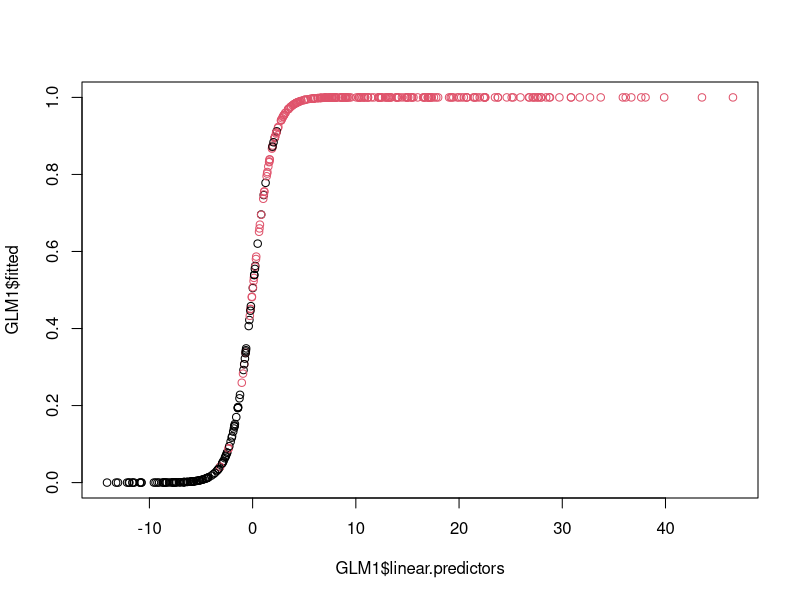
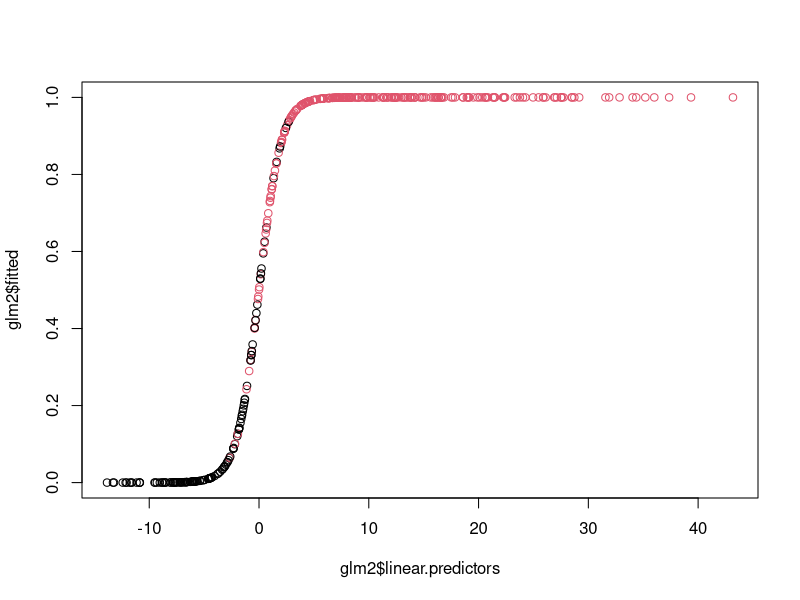
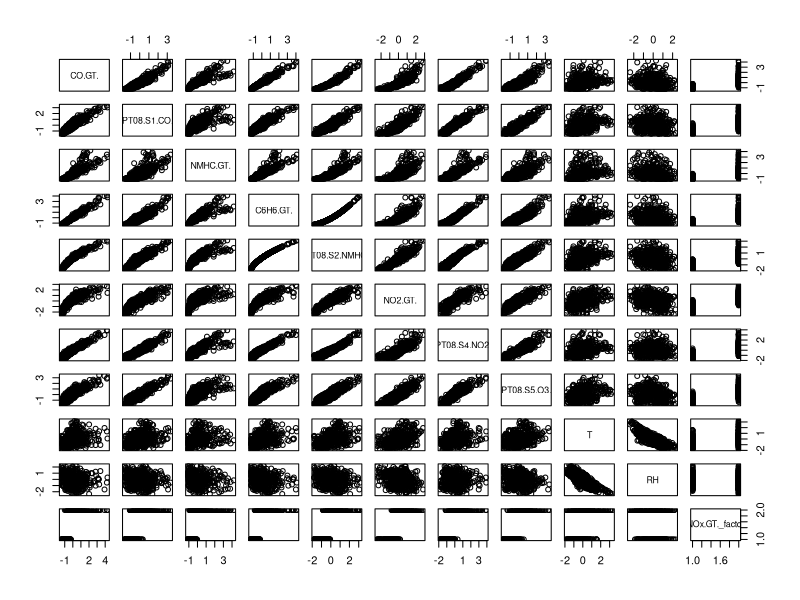
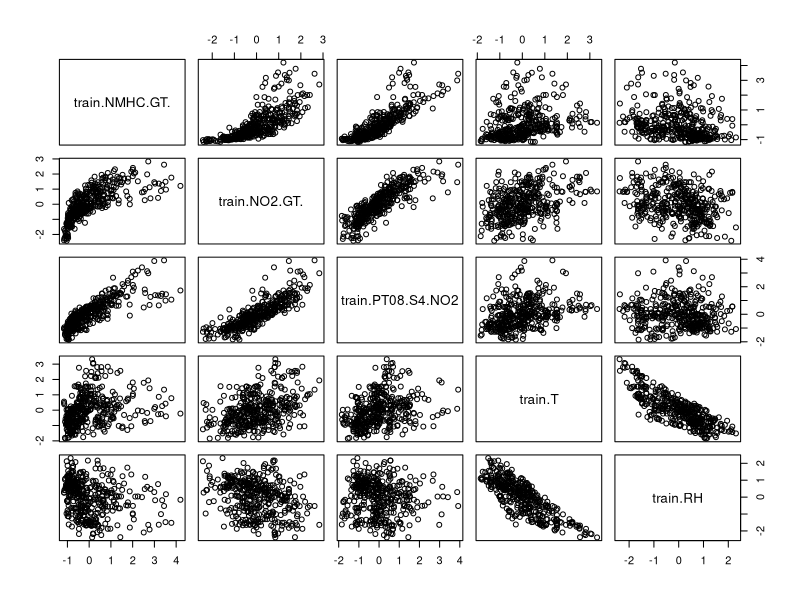
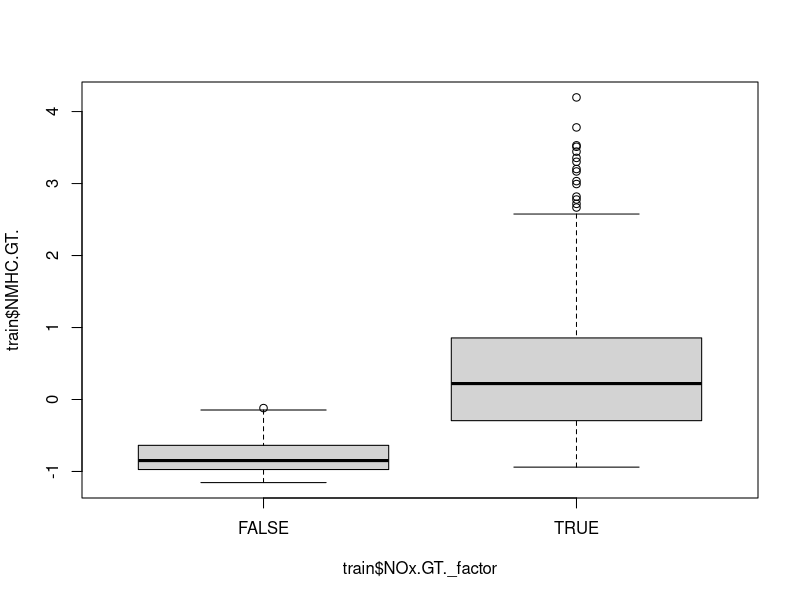
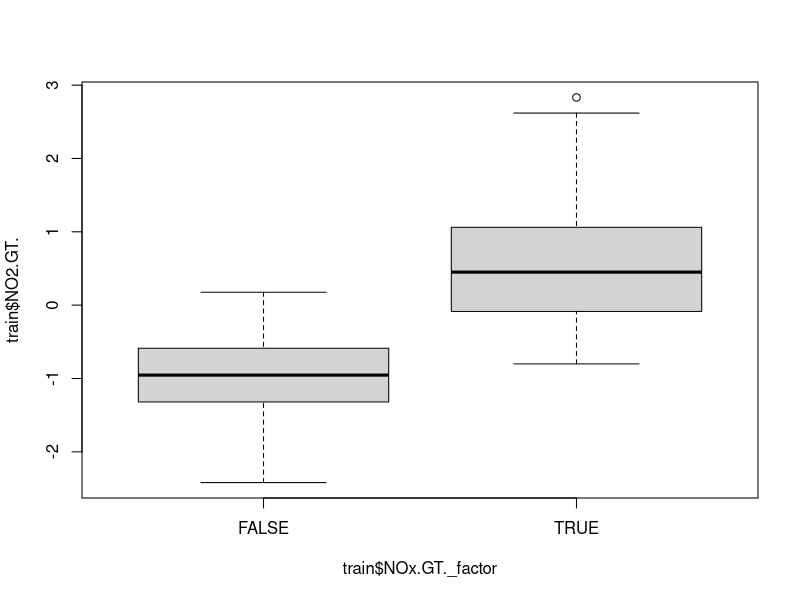
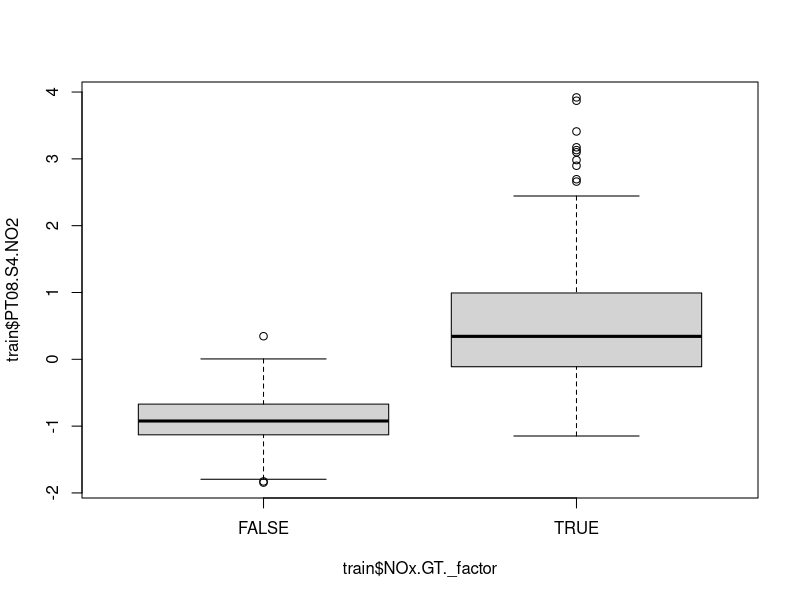
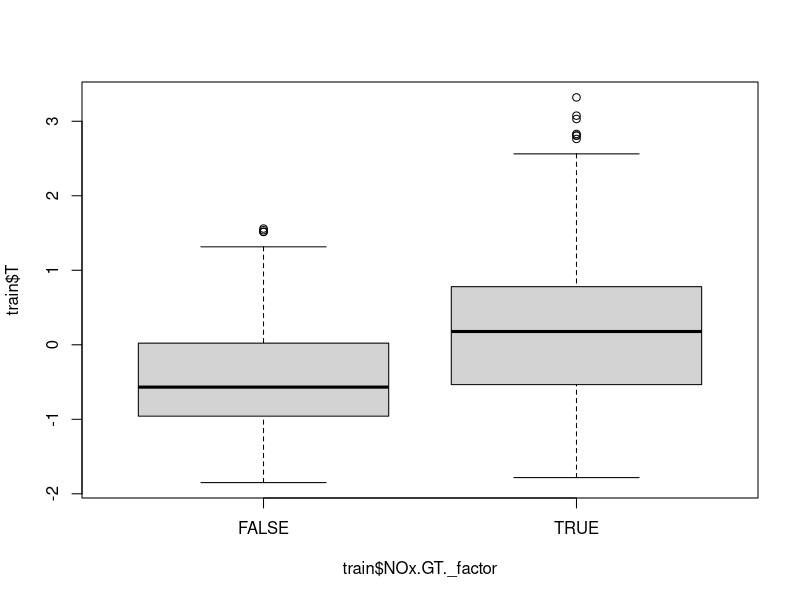

Write R code to recreate these figures, in order.
# This is a test to check if binary classification is possible for pollution 
# dataset using electronic sensor heads.

# Classifying absolute humidity is not very interesting, yet it's the variable that we chose in project 1 and for now we will stick to it.

# Multi-colinearity issues may arise due to highly correlated variables.
# Eliminating some variables will weaken our classification study.
# Professor said that we do a logistic reg using PCs.

# Other possible binary variables to create:
# One might consider predicting whether it's a rush hour or not.
# One might also Predict absence or presence of a certain chemical compound in the air due to sensor responses
rm(list=ls())
################################################################################

# Standardize dataframe function

standardizeDF <- function(x) {
  
  new_columns = c()
  
  for (name in names(x)) {
    new_col = (x[name]-mean(as.matrix(x[name])))/sd(as.matrix(x[name]))
    new_columns = append(new_columns, new_col, after=length(new_columns))
  }
  
  return(data.frame(new_columns))
}

################################################################################

air_quality_data = read.csv('Data/cleanAirQuality.csv', sep=";", 
                            header=TRUE, stringsAsFactors=TRUE)
air_quality_data$NOx.GT.<- air_quality_data$NOx.GT.>=100

NOx.GT._factor <- as.factor(air_quality_data[['NOx.GT.']])

# date_filter = subset (air_quality_data, select = c(Date))

air_quality_data = subset (air_quality_data, select = c(-NOx.GT., -Date, -Time, -PT08.S3.NOx., -AH_bin))
air_quality_data = standardizeDF(air_quality_data)

air_quality_data = append(air_quality_data, data.frame(NOx.GT._factor), after = length(air_quality_data))

air_quality_data = data.frame(air_quality_data)

summary(air_quality_data)

# We first try the logistic regression framework and fit using all the data

# We first try the logistic regression framework.
# We split the data into 80/20 ratio.

# AH_bin = as.factor(AH_bin)
set.seed(2)
sample <- sample(c(TRUE, FALSE), dim(air_quality_data)[1], replace=TRUE, prob=c(0.8,0.2))
train  <- air_quality_data[sample, ]
test   <- air_quality_data[!sample, ]

GLM1 <- glm(formula = NOx.GT._factor ~ .,data = train, family=binomial(logit))
summary(GLM1)
ppv=1-pchisq(542.192-126.95, df=391-381)
ppv

glm0 <- glm(NOx.GT._factor ~ 1, data = train,family=binomial(link="logit"))
anova(glm0, GLM1, test="Chisq")

plot(GLM1$linear.predictors, GLM1$fitted, col = as.numeric(train[['NOx.GT._factor']]))
Classif1 <- GLM1$fitted.values >= 0.5
(tab1 <- table(train[['NOx.GT._factor']], Classif1))
round((tab1[2,1]+tab1[1,2])/sum(tab1) * 100, 2)
library(MASS)
jad <-stepAIC(GLM1, direction="backward")

glm2 <- glm(NOx.GT._factor ~ NMHC.GT. + NO2.GT. + PT08.S4.NO2. + T + RH, data = train,family=binomial(link="logit"))
# glm2 <- glm(AH_bin_factor ~ PT08.S1.CO. + NMHC.GT. +PT08.S2.NMHC.+NOx.GT.
#             +PT08.S3.NOx.+PT08.S4.NO2.+T+RH, data = train,family=binomial(link="logit"))
summary(glm2)

Classif2 <- glm2$fitted.values >= 0.5
(tab2 <- table(train[['NOx.GT._factor']], Classif2))
round((tab2[2,1]+tab2[1,2])/sum(tab2) * 100, 2)

plot(glm2$linear.predictors, glm2$fitted, col = as.numeric(train[['NOx.GT._factor']]))
pairs(air_quality_data)

fitProb <- linearPredict <- NULL
for(i in 1:dim(test)[1])
{
  ind_i <- c(1, test$NMHC.GT.[i], test$NO2.GT.[i], 
             test$PT08.S4.NO2.[i], test$T[i], test$RH[i])
  # ind_i <- c(1, test$PT08.S1.CO.[i], test$NMHC.GT.[i], test$PT08.S2.NMHC.[i],
  #            test$NOx.GT.[i], test$PT08.S3.NOx.[i], test$PT08.S4.NO2.[i], 
  #            test$T[i], test$RH[i])
  linearPredict[i] <- ind_i %*% glm2$coefficients
  fitProb[i] <- exp(linearPredict[i]) / (1+exp(linearPredict[i]))
}
Classico <- fitProb >= 0.5
(tabos <- table(test$NOx.GT._factor, Classico))
round((tabos[2,1]+tabos[1,2])/sum(tabos) * 100, 2)

library(car)
vif(glm2)
pairs(data.frame(train$NMHC.GT.,train$NO2.GT.,train$PT08.S4.NO2
                 ,train$T,train$RH))


# Discriminatory Boxplots

boxplot(train$NMHC.GT. ~ train$NOx.GT._factor)
boxplot(train$NO2.GT. ~ train$NOx.GT._factor)
boxplot(train$PT08.S4.NO2 ~ train$NOx.GT._factor)
boxplot(train$T ~ train$NOx.GT._factor)
boxplot(train$RH ~ train$NOx.GT._factor)
# 2. Further analysis (PCA) ----
dataPCA <- train[,-c(1, 2, 4, 5, 8, 11)]
res <- princomp(dataPCA, cor=TRUE)
summary(res)
plot(res,type="b")
mod2 <- glm(train$NOx.GT._factor ~ res$scores[,1] + res$scores[,2] + res$scores[,3] +
              res$scores[,4] ,family=binomial(logit))
summary(mod2)
#In order to simplify the model, different procedures are possible
#As illustration, two-way the automatic selection procedure  based on the AIC is used:
modPCA <- stepAIC(mod2, direction="both")

# And the 1st,2nd, 3rd, 4th PCs are kept in the final model.

#plot(obesity, modPCA$fitted, ylim=c(0,1), ylab="Fitted values")
#plot(sbp, modPCA$fitted, ylim=c(0,1), ylab="Fitted values")

#These plots show no clear patterns; this means that the probability of success
# does not increase/decrease with these two variables

mod3 <- glm(train$NOx.GT._factor ~ res$scores[,1] +
            res$scores[,2] + res$scores[,3] + res$scores[,4],family=binomial(logit))
summary(mod3)

plot(mod3$linear.predictors, mod3$fitted, col = as.numeric(train[['NOx.GT._factor']]))

fitProb2 <- linearPredict2 <- NULL
for(i in 1:dim(test)[1]){ 
  # transform test into PCA
  ind_i <- c(test$NMHC.GT.[i], test$NO2.GT.[i],
              test$PT08.S4.NO2.[i],
             test$T[i], test$RH[i])
  tranformed_i = append(1,ind_i %*% res$loadings[,c(1,2,3,4)])
  linearPredict2[i] <- tranformed_i %*% mod3$coefficients
  fitProb2[i] <- exp(linearPredict2[i]) / (1+exp(linearPredict2[i]))
}
Classico <- fitProb2 >= 0.5
(tabos <- table(test$NOx.GT._factor, Classico))
round((tabos[2,1]+tabos[1,2])/sum(tabos) * 100, 2)

